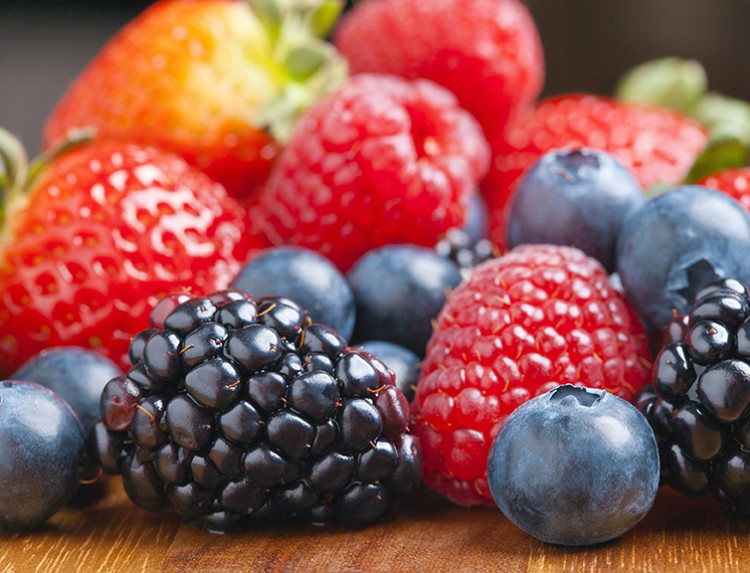
#> input picture images/lab5.png, 750 x 573 px
$ python lab_6_Staroverov.py
#> lines starting #> are read from the running program, lines starting #| are printed output that depends on the picture; after the words box and inside, x2 and y2 are one past the last pixel; in counts of white or black regions, pixels touching at a corner belong together
### Лабораторная6/segmentation_utils.py
#!/usr/bin/env python3
# -*- coding: utf-8 -*-

import numpy as np
import matplotlib as plt
import matplotlib.patches as patches
import cv2 as cv
import random
import math


# сегментаци изображений
# расширение регионов
def region_growingHSV(image, seed, threshold):
    # Create an empty binary mask to store the segmented region
    region_mask = np.zeros(image.shape[0:2], dtype=np.uint8)

    # Define the connectivity (4-connectivity in this case)
    connectivity = [(1, 0), (-1, 0), (0, 1), (0, -1)]
    # Create a queue to store the pixels to be processed
    queue = []

    for i in seed:
        # Get the seed coordinates
        seed_x, seed_y = i
        queue.append((seed_x, seed_y))

        # Perform region growing
        while len(queue) > 0:
            x, y = queue.pop(0)

            # Check if the pixel is within the image boundaries
            if x < 0 or x >= image.shape[0] or y < 0 or y >= image.shape[1]:
                continue

            # Check if the pixel has already been visited
            if region_mask[x, y] != 0:
                continue

            # Calculate the similarity measure
            similarity = sum(abs(image[x, y, :] - image[seed_x, seed_y, :]))/3

            # Check if the pixel is similar to the seed pixel
            if similarity < threshold:
                region_mask[x, y] = 255  # Add the pixel to the region
                # Add the neighbors to the queue for further processing
                for dx, dy in connectivity:
                    queue.append((x + dx, y + dy))

    return region_mask

# Разделение регионов
# [35 lines left out: functions recursive_subdivide, find_children, not called in this run]

class Node():
    # [6 lines left out: function __init__, not called in this run]

    def get_width(self):
        return self.width

    def get_height(self):
        return self.height

    def get_points(self):
        return self.points

    def get_points(self, img):
        return img[self.x0:self.x0 + self.get_width(), self.y0:self.y0+self.get_height()]

    # [14 lines left out: function get_error, not called in this run]


class QTree():
    # [6 lines left out: function __init__, not called in this run]

    def get_points(self):
        return self.img[self.root.x0:self.root.x0 + self.root.get_width(), self.root.y0:self.root.y0+self.root.get_height()]

    def subdivide(self):
        recursive_subdivide(self.root, self.threshold, self.minPixelSize, self.img)

    # [32 lines left out: functions graph_tree, render_img, not called in this run]

### Лабораторная6/lab_6_Staroverov.py
import sys
sys.path.append('../')
import numpy as np
import cv2 as cv
import matplotlib.pyplot as plt
import segmentation_utils
from matplotlib.colors import hsv_to_rgb

image = cv.imread('../images/lab5.png')
#> image is the input picture: shape (573, 750, 3); mean B, G, R 82.7, 87.1, 146.4
image_hsv = cv.cvtColor(image, cv.COLOR_BGR2HSV)
#> image_hsv: shape (573, 750, 3); mean H, S, V 86.6, 121.9, 153.8
image_rgb = cv.cvtColor(image, cv.COLOR_BGR2RGB)
gray = cv.cvtColor(image, cv.COLOR_BGR2GRAY)
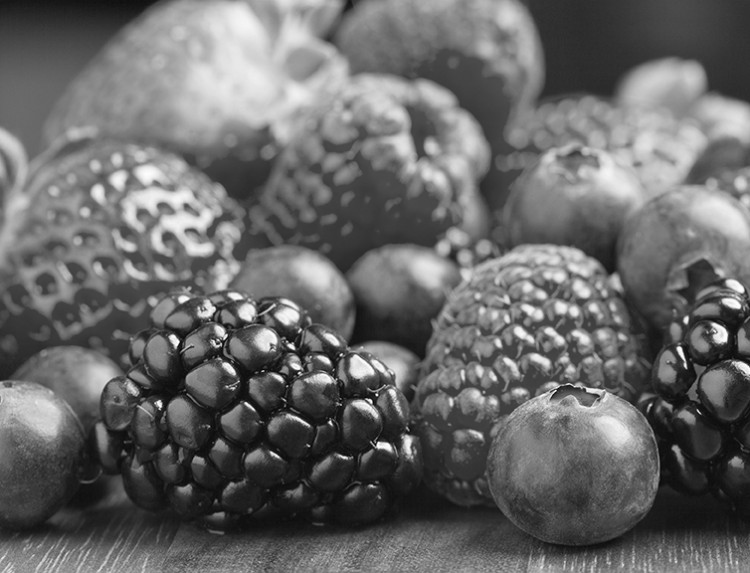
#> gray: shape (573, 750); min 1, max 255, mean 104.3

image_hsv_norm = image_hsv / 255.0
#> image_hsv_norm: shape (573, 750, 3) float64; mean H, S, V 0.34, 0.478, 0.603
plt.imshow(hsv_to_rgb(image_hsv_norm))

# Координаты начальных точек на малине
seeds = [(450, 470), (130, 340), (310, 530), (220, 390), (255, 550), (140, 435), (120, 420), (330, 450), (310, 500)]
threshold = 0.15  # Настройте порог для выделения малины

x = list(map(lambda x: x[1], seeds))
y = list(map(lambda x: x[0], seeds))

# Выполняем разрастание областей
segmented_region = segmentation_utils.region_growingHSV(image_hsv_norm, seeds, threshold)
#> after the loop in region_growingHSV, `for i in seed:`:
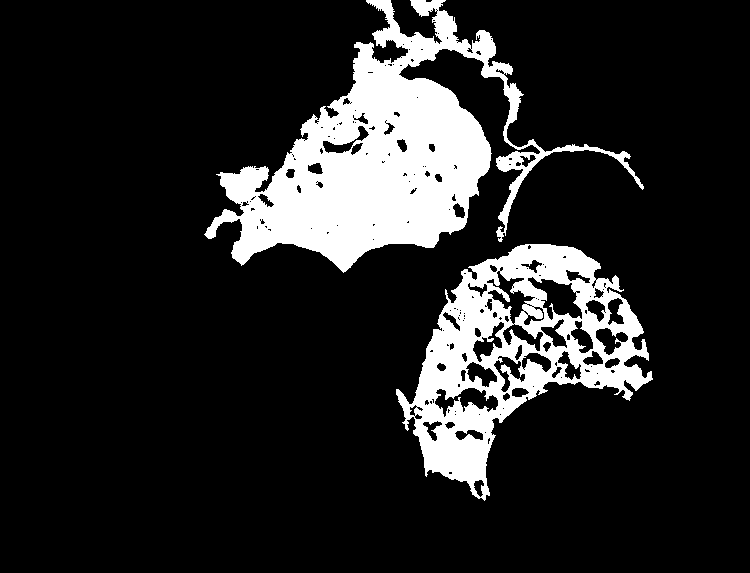
#> region_mask: shape (573, 750); 14.9% white; 2 white regions, box (x1, y1, x2, y2) and area: (204, 0, 644, 273) 39613, (396, 244, 653, 501) 24353
#> after the loop in region_growingHSV, `for i in seed:`: queue = []

# Применяем морфологические операции закрытия и открытия для удаления шумов
kernel = np.ones((5, 5), np.uint8)
mask_cleaned = cv.morphologyEx(segmented_region, cv.MORPH_CLOSE, kernel)
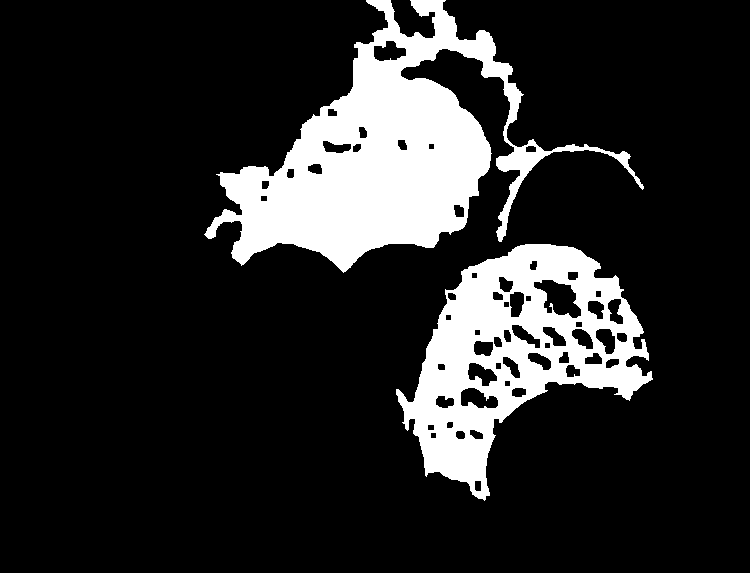
#> mask_cleaned: shape (573, 750); 16% white; 2 white regions, box (x1, y1, x2, y2) and area: (204, 0, 644, 273) 41198, (396, 244, 653, 501) 27358
mask_cleaned = cv.morphologyEx(mask_cleaned, cv.MORPH_OPEN, kernel)
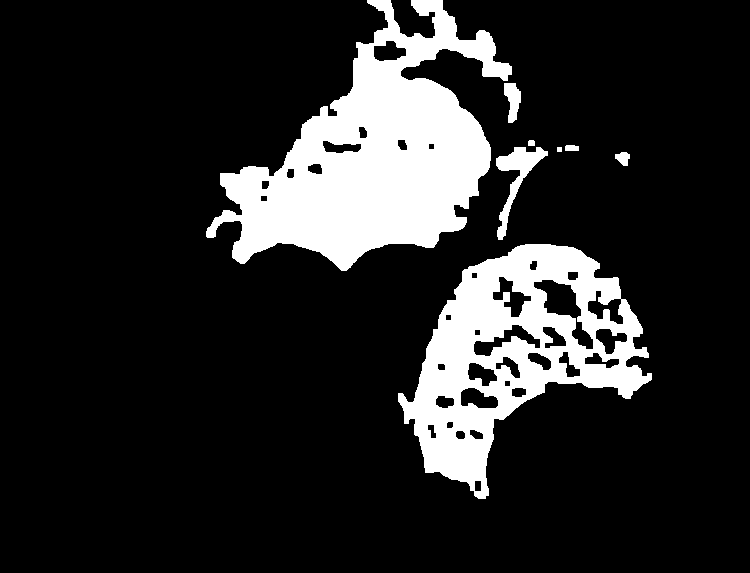
#> mask_cleaned: shape (573, 750); 15.7% white; 8 white regions, largest, box (x1, y1, x2, y2) and area: (206, 0, 512, 271) 38452, (398, 244, 652, 499) 26836, (496, 147, 548, 240) 1375

# Применяем маску
result = cv.bitwise_and(image_rgb, image_rgb, mask=mask_cleaned)
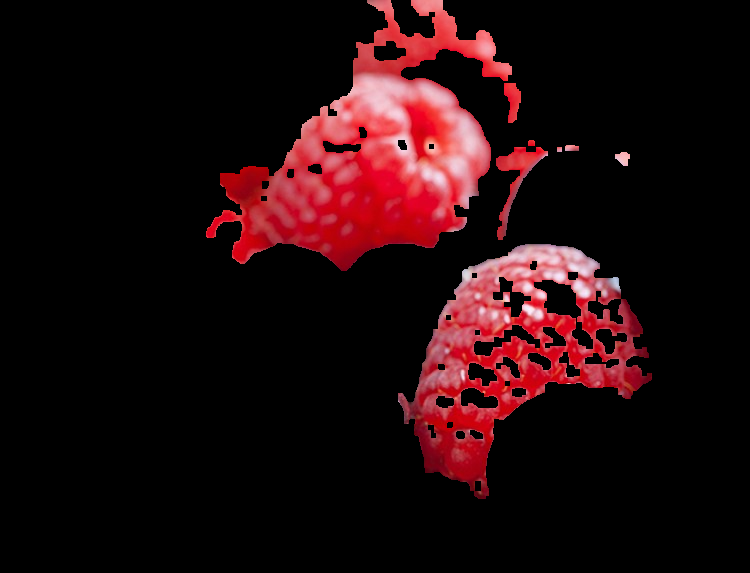
#> result: shape (573, 750, 3); mean R, G, B 32.5, 10.1, 12.3

# Отображаем результат
plt.figure(figsize=(15, 20))
plt.subplot(1, 2, 1)
plt.scatter(x, y, marker="x", color="red", s=200)
plt.imshow(image_rgb)
plt.title("Исходное изображение")
plt.subplot(1, 2, 2)
plt.imshow(result)
plt.title("Выделение малины методом разрастания областей")
plt.show()
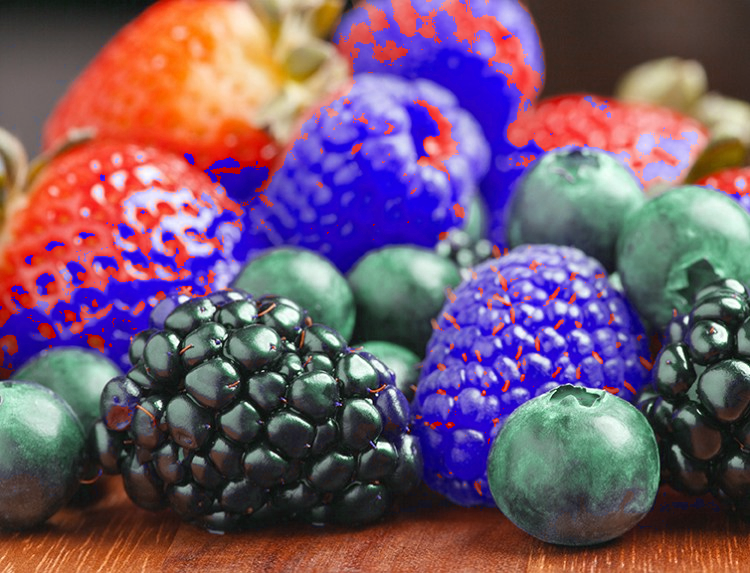
#> shown: shape (573, 750, 3) float64; mean R, G, B 0.461, 0.346, 0.431
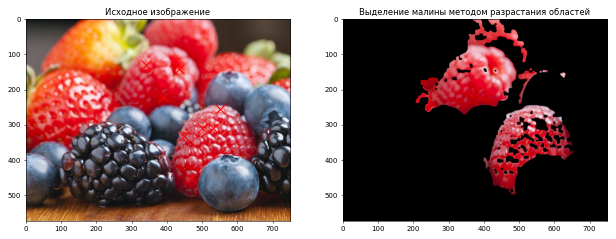
#> figure drawn by matplotlib, 2 panels

$ run again, with images/lab3.png copied over images/lab5.png
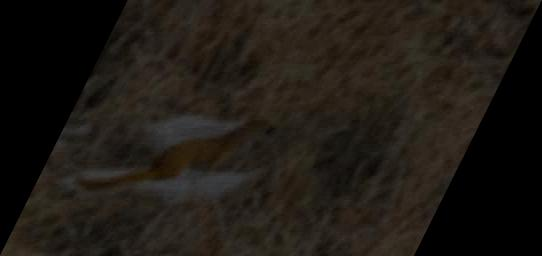
#> input picture images/lab3.png, 542 x 256 px
#> image is the input picture: shape (256, 542, 3); mean B, G, R 20.4, 26.1, 31
#> image_hsv: shape (256, 542, 3); mean H, S, V 15.1, 72.9, 31
#> image_hsv_norm: shape (256, 542, 3) float64; mean H, S, V 0.0592, 0.286, 0.122
#> after the loop in region_growingHSV, `for i in seed:`:
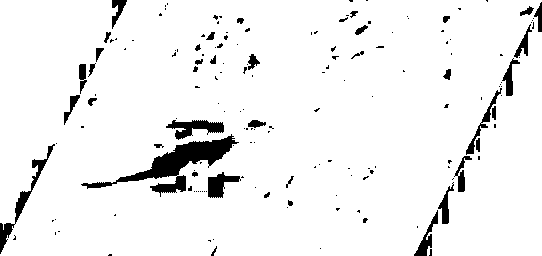
#> region_mask: shape (256, 542); 94.3% white; 167 black regions (126 under 20 px), largest, box (x1, y1, x2, y2) and area: (81, 134, 239, 197) 2416, (0, 144, 55, 254) 707, (166, 120, 224, 140) 578
#> after the loop in region_growingHSV, `for i in seed:`: queue = []
#> `plt.show()`:
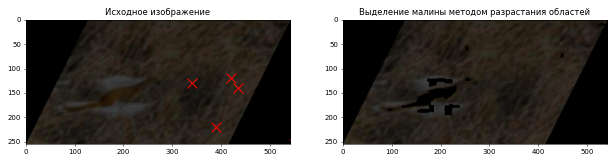
#> figure drawn by matplotlib, 2 panels
